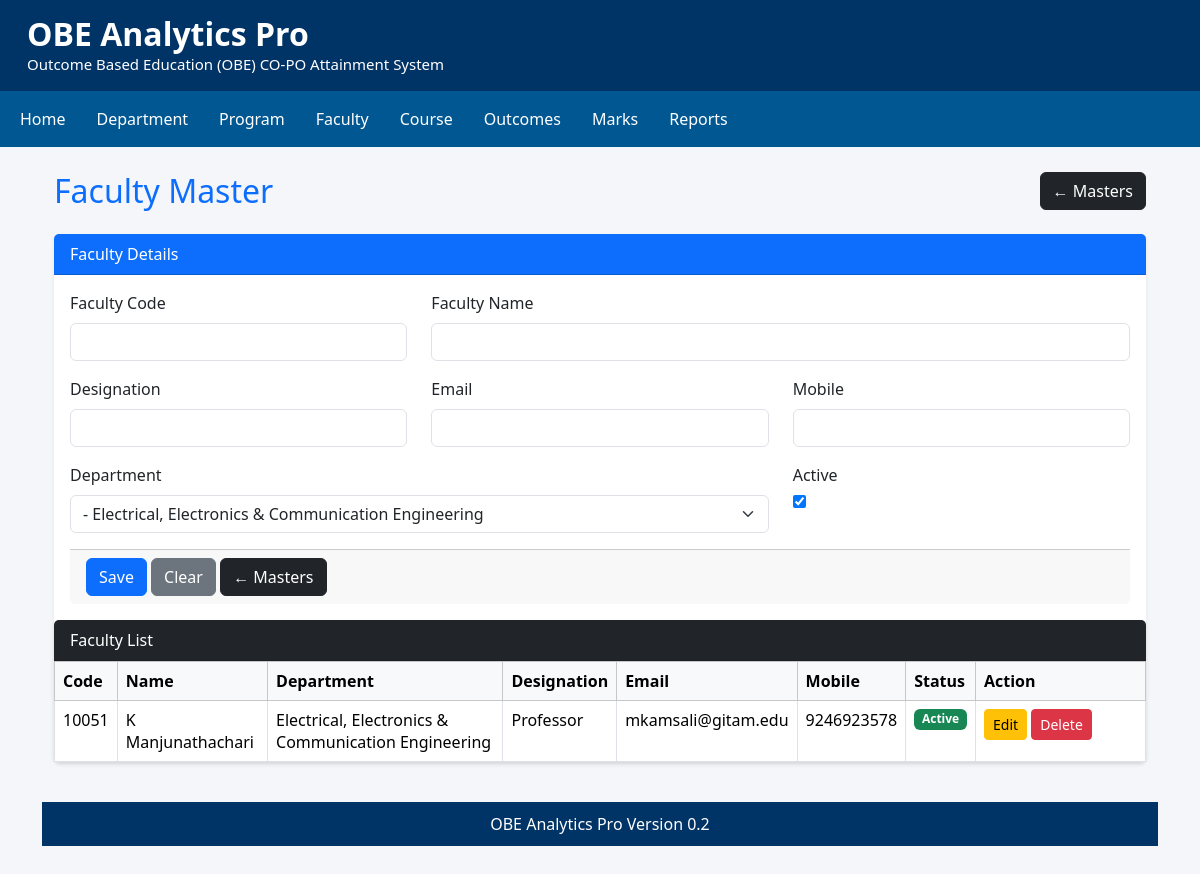
Screenshot of /faculty with the database file from the repository.
### tables this page shows
CREATE TABLE Faculty (

            id INTEGER PRIMARY KEY AUTOINCREMENT,

            faculty_code TEXT NOT NULL UNIQUE,

            faculty_name TEXT NOT NULL,

            designation TEXT,

            email TEXT,

            mobile TEXT,

            department_id INTEGER,

            is_active INTEGER NOT NULL DEFAULT 1,

            created_on TIMESTAMP DEFAULT CURRENT_TIMESTAMP,

            updated_on TIMESTAMP,

            FOREIGN KEY (department_id)
                REFERENCES Department(id)

        );

CREATE TABLE Department (

            id INTEGER PRIMARY KEY AUTOINCREMENT,

            department_code TEXT NOT NULL UNIQUE,

            department_name TEXT NOT NULL,

            is_active INTEGER NOT NULL DEFAULT 1,

            created_on TIMESTAMP DEFAULT CURRENT_TIMESTAMP,

            updated_on TIMESTAMP

        );

### modules/faculty.py (the view)
@router.get("/faculty")
def faculty(request: Request):
    faculties = get_all_faculties()
    departments = get_active_departments()
    return templates.TemplateResponse(
        request=request,
        name="faculty.html",
        context={
            "title": "Faculty",
            "faculty": None,
            "faculties": faculties,
            "departments": departments
        }
    )

### templates/faculty.html
{% extends "base.html" %}
{% block content %}
<div class="container mt-4">
    <div class="d-flex justify-content-between align-items-center mb-4">
        <h2 class="text-primary mb-0">
            Faculty Master
        </h2>
        <a href="/masters" class="btn btn-dark">
            ← Masters
        </a>
    </div>
    {% if faculty %}
    <form method="post" action="/faculty/update/{{ faculty.id }}">
    {% else %}
    <form method="post" action="/faculty/save">
    {% endif %}
        <div class="card shadow-sm mb-4">
            <div class="card-header bg-primary text-white">
                Faculty Details
            </div>
            <div class="card-body">
                <div class="row">
                    <div class="col-md-4 mb-3">
                        <label class="form-label">
                            Faculty Code
                        </label>
                        <input
                            type="text"
                            name="faculty_code"
                            class="form-control"
                            required
                            value="{{ faculty.faculty_code if faculty else '' }}">
                    </div>
                    <div class="col-md-8 mb-3">
                        <label class="form-label">
                            Faculty Name
                        </label>
                        <input
                            type="text"
                            name="faculty_name"
                            class="form-control"
                            required
                            value="{{ faculty.faculty_name if faculty else '' }}">
                    </div>
                </div>
                <div class="row">
                    <div class="col-md-4 mb-3">
                        <label class="form-label">
                            Designation
                        </label>
                        <input
                            type="text"
                            name="designation"
                            class="form-control"
                            value="{{ faculty.designation if faculty else '' }}">
                    </div>
                    <div class="col-md-4 mb-3">
                        <label class="form-label">
                            Email
                        </label>
                        <input
                            type="email"
                            name="email"
                            class="form-control"
                            value="{{ faculty.email if faculty else '' }}">
                    </div>
                    <div class="col-md-4 mb-3">
                        <label class="form-label">
                            Mobile
                        </label>
                        <input
                            type="text"
                            name="mobile"
                            class="form-control"
                            value="{{ faculty.mobile if faculty else '' }}">
                    </div>
                </div>
                <div class="row">
                    <div class="col-md-8 mb-3">
                        <label class="form-label">
                            Department
                        </label>
                        <select
                            name="department_id"
                            class="form-select"
                            required>
                            {% for dept in departments %}
                            <option
                                value="{{ dept.id }}"
                                {% if faculty and faculty.department_id == dept.id %}selected{% endif %}>
                                {{ dept.department_code }} - {{ dept.department_name }}
                            </option>
                            {% endfor %}
                        </select>
                    </div>
                    <div class="col-md-4 mb-3">
                        <label class="form-label">
                            Active
                        </label>
                        <br>
                        <input
                            type="checkbox"
                            name="is_active"
                            value="1"
                            {% if not faculty or faculty.is_active %}checked{% endif %}>
                    </div>
                </div>
                            <div class="card-footer">
                {% if faculty %}
                <button
                    type="submit"
                    class="btn btn-success">
                    Update
                </button>
                {% else %}
                <button
                    type="submit"
                    class="btn btn-primary">
                    Save
                </button>
                {% endif %}
                <a
                    href="/faculty"
                    class="btn btn-secondary">
                    Clear
                </a>
                <a
                    href="/masters"
                    class="btn btn-dark">
                    ← Masters
                </a>
            </div>
        </div>
    </form>
    <div class="card shadow-sm">
        <div class="card-header bg-dark text-white">
            Faculty List
        </div>
        <div class="card-body p-0">
            <div class="table-responsive">
                <table class="table table-bordered table-hover mb-0">
                    <thead class="table-light">
                        <tr>
                            <th>Code</th>
                            <th>Name</th>
                            <th>Department</th>
                            <th>Designation</th>
                            <th>Email</th>
                            <th>Mobile</th>
                            <th>Status</th>
                            <th width="170">
                                Action
                            </th>
                        </tr>
                    </thead>
                    <tbody>
                        {% for row in faculties %}
                        <tr>
                            <td>
                                {{ row.faculty_code }}
                            </td>
                            <td>
                                {{ row.faculty_name }}
                            </td>
                            <td>
                                {{ row.department_name }}
                            </td>
                            <td>
                                {{ row.designation }}
                            </td>
                            <td>
                                {{ row.email }}
                            </td>
                            <td>
                                {{ row.mobile }}
                            </td>
                            <td>
                                {% if row.is_active %}
                                <span class="badge bg-success">
                                    Active
                                </span>
                                {% else %}
                                <span class="badge bg-danger">
                                    Inactive
                                </span>
                                {% endif %}
                            </td>
                            <td>
                                                                <a
                                    href="/faculty/edit/{{ row.id }}"
                                    class="btn btn-warning btn-sm">
                                    Edit
                                </a>
                                <a
                                    href="/faculty/delete/{{ row.id }}"
                                    class="btn btn-danger btn-sm"
                                    onclick="return confirm('Delete this faculty?')">
                                    Delete
                                </a>
                            </td>
                        </tr>
                        {% endfor %}
                    </tbody>
                </table>
            </div>
        </div>
    </div>
</div>
{% endblock %}

### templates/base.html (style rules this page uses)
body { background:#f4f6f9; font-family:"Segoe UI",Tahoma,Verdana,sans-serif; }
.card { border:none; box-shadow:0 2px 8px rgba(0,0,0,.10); }

### rows the page displays
Faculty: faculty_code "10051", faculty_name "K Manjunathachari", department_name "Electrical, Electronics & Communication Engineering", designation "Professor", email "mkamsali@gitam.edu", mobile "9246923578", is_active "Active"
